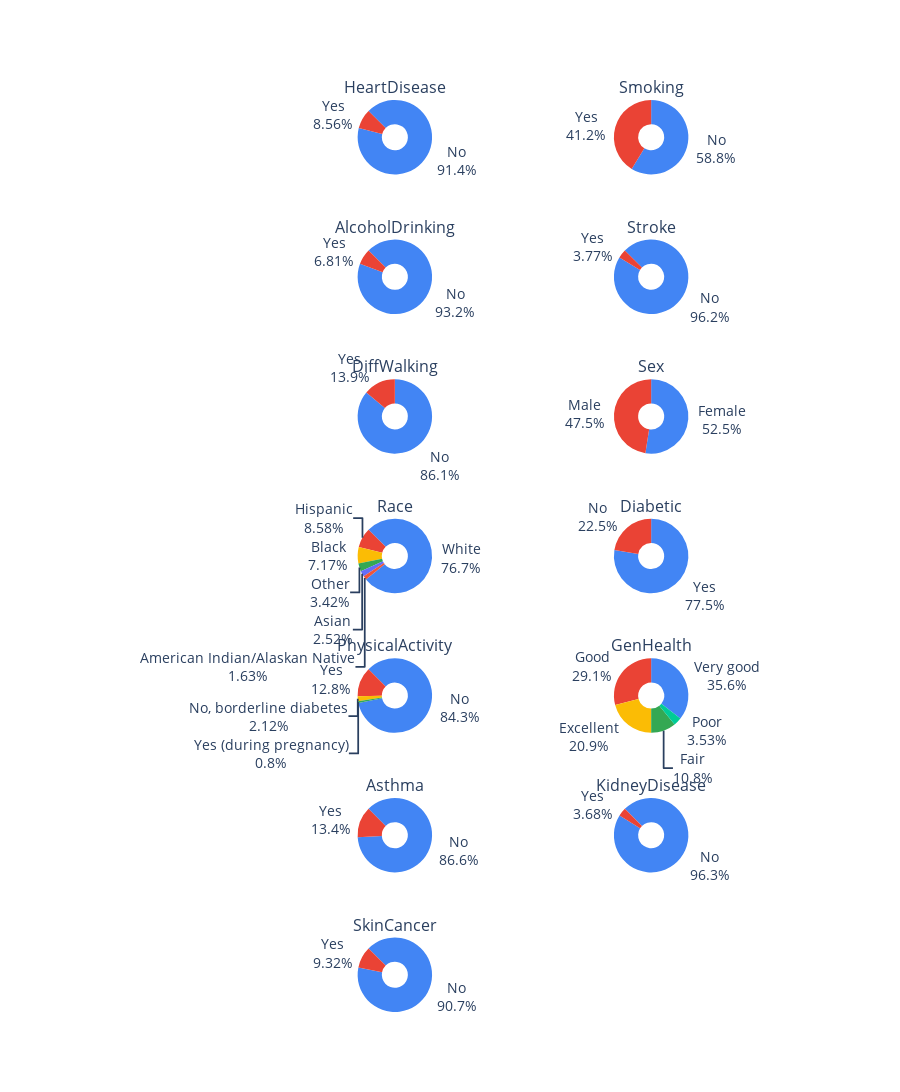

Notebook code cell kept with this figure:
### Code cell
fig = make_subplots(
    rows=7, cols=2, subplot_titles=("HeartDisease", "Smoking",
                                    "AlcoholDrinking","Stroke",
                                    "DiffWalking", "Sex",
                                    'Race', 'Diabetic',
                                    'PhysicalActivity','GenHealth',
                                    'Asthma', 'KidneyDisease',
                                    'SkinCancer'),
    specs=[[{"type": "domain"}, {"type": "domain"}],
           [{"type": "domain"}, {"type": "domain"}],
           [{"type": "domain"}, {"type": "domain"}],
           [{"type": "domain"}, {"type": "domain"}],
           [{"type": "domain"}, {"type": "domain"}],
           [{"type": "domain"}, {"type": "domain"}],
           [{"type": "domain"}, {"type": "domain"}]],
)

colours = ['#4285f4', '#ea4335', '#fbbc05', '#34a853']

fig.add_trace(go.Pie(labels=np.array(df['HeartDisease'].value_counts().index),
                     values=[x for x in df['HeartDisease'].value_counts()], hole=.35,
                     textinfo='label+percent', rotation=-45, marker_colors=colours),
              row=1, col=1)

fig.add_trace(go.Pie(labels=np.array(df['Smoking'].value_counts().index),
                     values=[x for x in df['Smoking'].value_counts()], hole=.35,
                     textinfo='label+percent', marker_colors=colours),
              row=1, col=2)

fig.add_trace(go.Pie(labels=np.array(df['AlcoholDrinking'].value_counts().index),
                     values=[x for x in df['AlcoholDrinking'].value_counts()], hole=.35,
                     textinfo='label+percent', rotation=-45, marker_colors=colours),
              row=2, col=1)

fig.add_trace(go.Pie(labels=np.array(df['Stroke'].value_counts().index),
                     values=[x for x in df['Stroke'].value_counts()], hole=.35,
                     textinfo='label+percent', rotation=-45, marker_colors=colours),
              row=2, col=2)

fig.add_trace(go.Pie(labels=np.array(df['DiffWalking'].value_counts().index),
                     values=[x for x in df['DiffWalking'].value_counts()], hole=.35,
                     textinfo='label+percent', marker_colors=colours),
              row=3, col=1)

fig.add_trace(go.Pie(labels=np.array(df['Sex'].value_counts().index),
                     values=[x for x in df['Sex'].value_counts()], hole=.35,
                     textinfo='label+percent', marker_colors=colours),
              row=3, col=2)

fig.add_trace(go.Pie(labels=np.array(df['Race'].value_counts().index),
                     values=[x for x in df['Race'].value_counts()], hole=.35,
                     textinfo='label+percent', rotation=-45, marker_colors=colours),
              row=4, col=1)

fig.add_trace(go.Pie(labels=np.array(df['PhysicalActivity'].value_counts().index),
                     values=[x for x in df['PhysicalActivity'].value_counts()], hole=.35,
                     textinfo='label+percent', marker_colors=colours),
              row=4, col=2)

fig.add_trace(go.Pie(labels=np.array(df['Diabetic'].value_counts().index),
                     values=[x for x in df['Diabetic'].value_counts()], hole=.35,
                     textinfo='label+percent', rotation=-45, marker_colors=colours),
              row=5, col=1)

fig.add_trace(go.Pie(labels=np.array(df['GenHealth'].value_counts().index),
                     values=[x for x in df['GenHealth'].value_counts()], hole=.35,
                     textinfo='label+percent', marker_colors=colours),
              row=5, col=2)

fig.add_trace(go.Pie(labels=np.array(df['Asthma'].value_counts().index),
                     values=[x for x in df['Asthma'].value_counts()], hole=.35,
                     textinfo='label+percent', rotation=-45, marker_colors=colours),
              row=6, col=1)

fig.add_trace(go.Pie(labels=np.array(df['KidneyDisease'].value_counts().index),
                     values=[x for x in df['KidneyDisease'].value_counts()], hole=.35,
                     textinfo='label+percent', rotation=-45, marker_colors=colours),
              row=6, col=2)

fig.add_trace(go.Pie(labels=np.array(df['SkinCancer'].value_counts().index),
                     values=[x for x in df['SkinCancer'].value_counts()], hole=.35,
                     textinfo='label+percent', rotation=-45, marker_colors=colours),
              row=7, col=1)


fig.update_layout(height=3200, font=dict(size=14), showlegend=False)

fig.show()

### Figure 1 — Plotly figure (JSON) as saved in the notebook; plotly's stock layout.template omitted (floating-point values rounded to 4 significant figures)
{"data": [{"domain": {"x": [0, 0.45], "y": [0.9184, 1.0]}, "hole": 0.35, "labels": ["No", "Yes"], "marker": {"colors": ["#4285f4", "#ea4335", "#fbbc05", "#34a853"]}, "rotation": -45, "textinfo": "label+percent", "type": "pie", "values": [292422, 27373]}, {"domain": {"x": [0.55, 1], "y": [0.9184, 1.0]}, "hole": 0.35, "labels": ["No", "Yes"], "marker": {"colors": ["#4285f4", "#ea4335", "#fbbc05", "#34a853"]}, "textinfo": "label+percent", "type": "pie", "values": [187887, 131908]}, {"domain": {"x": [0, 0.45], "y": [0.7653, 0.8469]}, "hole": 0.35, "labels": ["No", "Yes"], "marker": {"colors": ["#4285f4", "#ea4335", "#fbbc05", "#34a853"]}, "rotation": -45, "textinfo": "label+percent", "type": "pie", "values": [298018, 21777]}, {"domain": {"x": [0.55, 1], "y": [0.7653, 0.8469]}, "hole": 0.35, "labels": ["No", "Yes"], "marker": {"colors": ["#4285f4", "#ea4335", "#fbbc05", "#34a853"]}, "rotation": -45, "textinfo": "label+percent", "type": "pie", "values": [307726, 12069]}, {"domain": {"x": [0, 0.45], "y": [0.6122, 0.6939]}, "hole": 0.35, "labels": ["No", "Yes"], "marker": {"colors": ["#4285f4", "#ea4335", "#fbbc05", "#34a853"]}, "textinfo": "label+percent", "type": "pie", "values": [275385, 44410]}, {"domain": {"x": [0.55, 1], "y": [0.6122, 0.6939]}, "hole": 0.35, "labels": ["Female", "Male"], "marker": {"colors": ["#4285f4", "#ea4335", "#fbbc05", "#34a853"]}, "textinfo": "label+percent", "type": "pie", "values": [167805, 151990]}, {"domain": {"x": [0, 0.45], "y": [0.4592, 0.5408]}, "hole": 0.35, "labels": ["White", "Hispanic", "Black", "Other", "Asian", "American Indian/Alaskan Native"], "marker": {"colors": ["#4285f4", "#ea4335", "#fbbc05", "#34a853"]}, "rotation": -45, "textinfo": "label+percent", "type": "pie", "values": [245212, 27446, 22939, 10928, 8068, 5202]}, {"domain": {"x": [0.55, 1], "y": [0.4592, 0.5408]}, "hole": 0.35, "labels": ["Yes", "No"], "marker": {"colors": ["#4285f4", "#ea4335", "#fbbc05", "#34a853"]}, "textinfo": "label+percent", "type": "pie", "values": [247957, 71838]}, {"domain": {"x": [0, 0.45], "y": [0.3061, 0.3878]}, "hole": 0.35, "labels": ["No", "Yes", "No, borderline diabetes", "Yes (during pregnancy)"], "marker": {"colors": ["#4285f4", "#ea4335", "#fbbc05", "#34a853"]}, "rotation": -45, "textinfo": "label+percent", "type": "pie", "values": [269653, 40802, 6781, 2559]}, {"domain": {"x": [0.55, 1], "y": [0.3061, 0.3878]}, "hole": 0.35, "labels": ["Very good", "Good", "Excellent", "Fair", "Poor"], "marker": {"colors": ["#4285f4", "#ea4335", "#fbbc05", "#34a853"]}, "textinfo": "label+percent", "type": "pie", "values": [113858, 93129, 66842, 34677, 11289]}, {"domain": {"x": [0, 0.45], "y": [0.1531, 0.2347]}, "hole": 0.35, "labels": ["No", "Yes"], "marker": {"colors": ["#4285f4", "#ea4335", "#fbbc05", "#34a853"]}, "rotation": -45, "textinfo": "label+percent", "type": "pie", "values": [276923, 42872]}, {"domain": {"x": [0.55, 1], "y": [0.1531, 0.2347]}, "hole": 0.35, "labels": ["No", "Yes"], "marker": {"colors": ["#4285f4", "#ea4335", "#fbbc05", "#34a853"]}, "rotation": -45, "textinfo": "label+percent", "type": "pie", "values": [308016, 11779]}, {"domain": {"x": [0, 0.45], "y": [0, 0.08163]}, "hole": 0.35, "labels": ["No", "Yes"], "marker": {"colors": ["#4285f4", "#ea4335", "#fbbc05", "#34a853"]}, "rotation": -45, "textinfo": "label+percent", "type": "pie", "values": [289976, 29819]}], "layout": {"annotations": [{"font": {"size": 16}, "showarrow": false, "text": "HeartDisease", "x": 0.225, "xanchor": "center", "xref": "paper", "y": 1.0, "yanchor": "bottom", "yref": "paper"}, {"font": {"size": 16}, "showarrow": false, "text": "Smoking", "x": 0.775, "xanchor": "center", "xref": "paper", "y": 1.0, "yanchor": "bottom", "yref": "paper"}, {"font": {"size": 16}, "showarrow": false, "text": "AlcoholDrinking", "x": 0.225, "xanchor": "center", "xref": "paper", "y": 0.8469, "yanchor": "bottom", "yref": "paper"}, {"font": {"size": 16}, "showarrow": false, "text": "Stroke", "x": 0.775, "xanchor": "center", "xref": "paper", "y": 0.8469, "yanchor": "bottom", "yref": "paper"}, {"font": {"size": 16}, "showarrow": false, "text": "DiffWalking", "x": 0.225, "xanchor": "center", "xref": "paper", "y": 0.6939, "yanchor": "bottom", "yref": "paper"}, {"font": {"size": 16}, "showarrow": false, "text": "Sex", "x": 0.775, "xanchor": "center", "xref": "paper", "y": 0.6939, "yanchor": "bottom", "yref": "paper"}, {"font": {"size": 16}, "showarrow": false, "text": "Race", "x": 0.225, "xanchor": "center", "xref": "paper", "y": 0.5408, "yanchor": "bottom", "yref": "paper"}, {"font": {"size": 16}, "showarrow": false, "text": "Diabetic", "x": 0.775, "xanchor": "center", "xref": "paper", "y": 0.5408, "yanchor": "bottom", "yref": "paper"}, {"font": {"size": 16}, "showarrow": false, "text": "PhysicalActivity", "x": 0.225, "xanchor": "center", "xref": "paper", "y": 0.3878, "yanchor": "bottom", "yref": "paper"}, {"font": {"size": 16}, "showarrow": false, "text": "GenHealth", "x": 0.775, "xanchor": "center", "xref": "paper", "y": 0.3878, "yanchor": "bottom", "yref": "paper"}, {"font": {"size": 16}, "showarrow": false, "text": "Asthma", "x": 0.225, "xanchor": "center", "xref": "paper", "y": 0.2347, "yanchor": "bottom", "yref": "paper"}, {"font": {"size": 16}, "showarrow": false, "text": "KidneyDisease", "x": 0.775, "xanchor": "center", "xref": "paper", "y": 0.2347, "yanchor": "bottom", "yref": "paper"}, {"font": {"size": 16}, "showarrow": false, "text": "SkinCancer", "x": 0.225, "xanchor": "center", "xref": "paper", "y": 0.08163, "yanchor": "bottom", "yref": "paper"}], "font": {"size": 14}, "height": 3200, "showlegend": false}}
